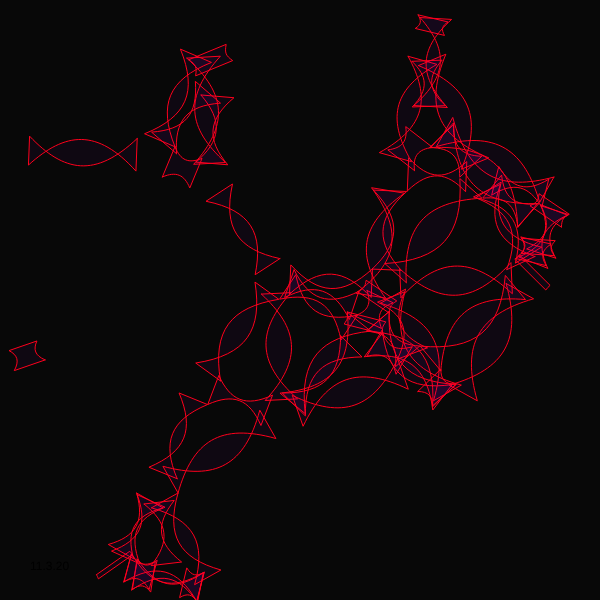
Frame 1 (no input)
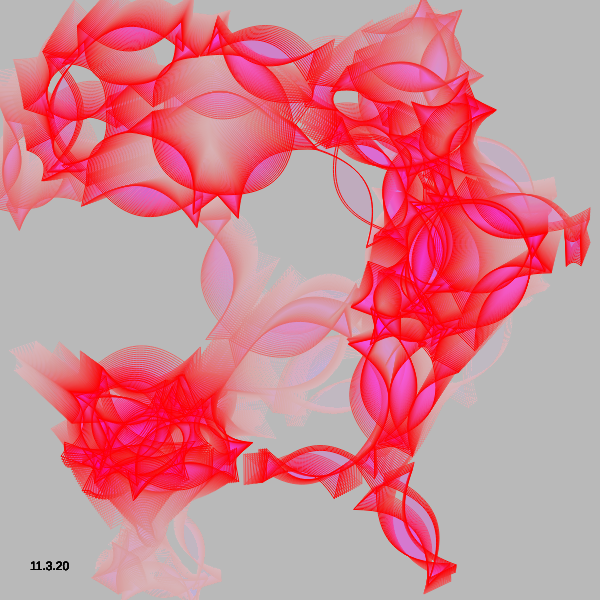
Frame 60 (no input)
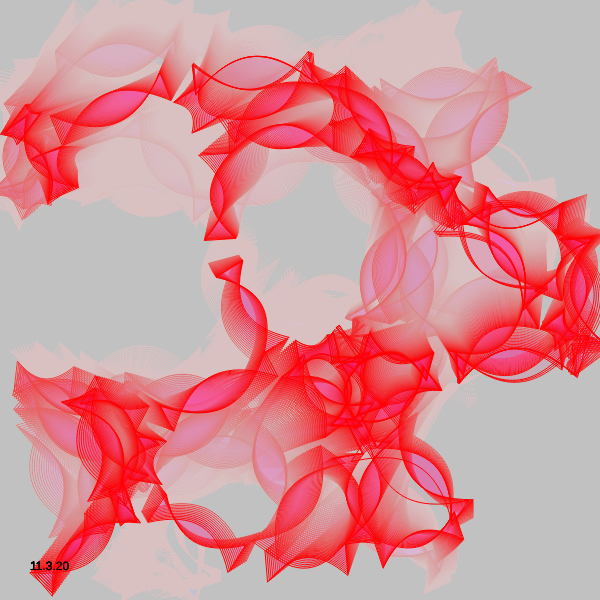
Frame 120 (the mouse pressed at the canvas centre since frame 60)

The p5.js sketch that drew these frames (run headless with seeded random() and noise() and a simulated clock; from frame 60 on, the mouse is pressed at the canvas centre):

// p5.js sketch
// ── sketch.js


const handle_len_rate = 600;
const maxDistance = 150;
var circlePaths = [];
var connections = [];
var hu = 200;

function setup() {
    createCanvas(600, 600);
    fill(0);
    background(0);
    // noFill();
    // noStroke();
    
    //generate circles
    for (var i = 0; i < 30; i++) {
        circlePaths.push({
            position: createVector(random(width), random(height)),
            radius: i==0 ? 120 : random(100, 120),
            vel: createVector(random(-2, 2), random(-2, 2))
        });
    }
    circlePaths[0].radius = 120;
    colorMode(HSB, 255);
}

function draw() {
    background(200, 10);
    //draw circles
    circlePaths.forEach((circle, index) => {
        with(circle){
            position.add(vel);
            if(position.x > width) position.x = position.x - width;
            else if(position.x < 0) position.x = width - position.x;
            if(position.y > height) position.y = position.y - height;
            else if(position.y < 0) position.y = height - position.y;
            stroke(hu + 50, 255, 255);
            // noFill();
            fill(hu, 255, 255, 10);
            // line(position.x,position.y,position.x + 5,position.y + 5)
        }
        hu += .01;
        if (hu > 255) hu = 0;
    })
    
    //generate connections
    connections.length = 0;
    for (var i = 0, l = circlePaths.length; i < l; i++) {
        for (var j = i - 1; j >= 0; j--) {
            var path = metaball(circlePaths[i], circlePaths[j], 0.5, handle_len_rate, maxDistance);
            if (path) {
                connections.push(path);
            }
        }
    }
    
    //draw connections
    connections.forEach(path => {
        beginShape();
        for(var j = 0; j < 4; j++){
            if(j==0) vertex(path.segments[j].x, path.segments[j].y);
            else if(j%2!=0) {
                vertex(path.segments[(j+1)%4].x, path.segments[(j+1)%4].y);
            }
            if(j%2!=0) continue;
            bezierVertex(
                path.segments[j].x+path.handles[j].x, path.segments[j].y+path.handles[j].y,
                path.segments[(j+1)%4].x+path.handles[(j+1)%4].x, path.segments[(j+1)%4].y+path.handles[(j+1)%4].y,
                path.segments[(j+1)%4].x, path.segments[(j+1)%4].y
            );
        }
        endShape();
    })
    fill(0);
    noStroke()
    text("11.3.20", 30, height-30)
}

function metaball(ball1, ball2, v, handle_len_rate, maxDistance) {
    var radius1 = ball1.radius/5;
    var radius2 = ball2.radius/5;
    var center1 = ball1.position;
    var center2 = ball2.position;
    var d = center1.dist(center2);
    var u1 = 0;
    var u2 = 0;
    if (d > maxDistance || d <= abs(radius1 - radius2)) {
        return;
    } else if (d < radius1 + radius2) {
        // case circles are overlapping
        u1 = acos((radius1 * radius1 + d * d - radius2 * radius2) / (2 * radius1 * d));
        u2 = acos((radius2 * radius2 + d * d - radius1 * radius1) / (2 * radius2 * d));
    }
    var angle1 = atan2(center2.y - center1.y, center2.x - center1.x);
    var angle2 = acos((radius1 - radius2) / d);
    var angle1a = angle1 + u1 + (angle2 - u1) * v;
    var angle1b = angle1 - u1 - (angle2 - u1) * v;
    var angle2a = angle1 + PI - u2 - (PI - u2 - angle2) * v;
    var angle2b = angle1 - PI + u2 + (PI - u2 - angle2) * v;
    var p1a = p5.Vector.add(center1, p5.Vector.fromAngle(angle1a, radius1));
    var p1b = p5.Vector.add(center1, p5.Vector.fromAngle(angle1b, radius1));
    var p2a = p5.Vector.add(center2, p5.Vector.fromAngle(angle2a, radius2));
    var p2b = p5.Vector.add(center2, p5.Vector.fromAngle(angle2b, radius2));
    // define handle length by the distance between
    // both ends of the curve to draw
    var d2 = min(v * handle_len_rate, dist(p1a.x, p1a.y, p2a.x, p2a.y) / (radius1 + radius2));
    // case circles are overlapping:
    d2 *= min(1, d * 2 / (radius1 + radius2));
    radius1 *= d2;
    radius2 *= d2;
    var path = {
        segments: [p1a, p2a, p2b, p1b],
        handles: [
            p5.Vector.fromAngle(angle1a - HALF_PI, radius1),
            p5.Vector.fromAngle(angle2a + HALF_PI, radius2),
            p5.Vector.fromAngle(angle2b - HALF_PI, radius2),
            p5.Vector.fromAngle(angle1b + HALF_PI, radius1)
        ]
    };
    return path;
}
